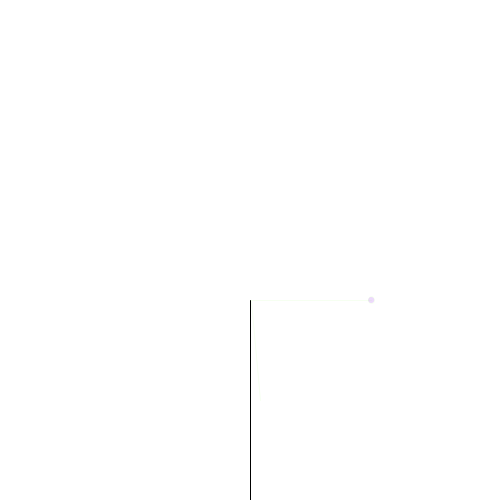
Frame 1 (no input)
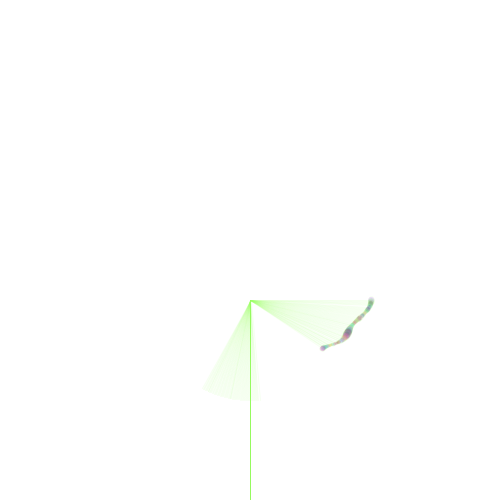
Frame 60 (the mouse pressed at the canvas centre just before this capture)
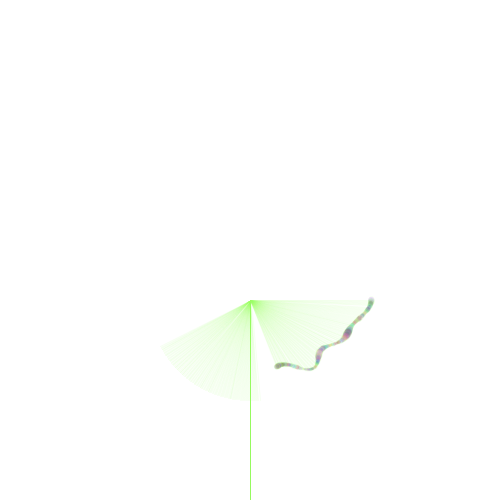
Frame 120 (the mouse held since frame 60 and released just before this capture)

The Processing sketch that drew these frames (run headless with seeded random() and noise(); from frame 60 on, the mouse is pressed at the canvas centre):

// Processing sketch: processing_2364
// ── processing_2364.pde


/*

Magali Jaume
spring
June, 2009
magali@magalijaume.com

*/

 float rot = 0;
  float rad = 100;
  float speed = 0.01;

  float seed = 0;
  float seed2 = 0;

  float circleSize = 10;


void setup(){
  
  size(500,500);
  background(255);
  smooth();
  
 
  
};


void draw(){
  
  
  rad = noise(seed) * 200;
  seed = seed + 0.006;
  circleSize = noise(seed2) * 10;
  seed2 = seed2 + 0.06;
 
  
  line(250,500, 250,300);
  
 
  translate(250,300);
  rotate(rot);
  stroke(150,250,100,23);
  line(0,0,rad,0);
  //stroke(204,255,255,30);
  line(1,1, 10,100);
  fill(random(0,255),random(0,255),random(0,255),50);
  ellipse(rad,0,circleSize,circleSize);
 
  

  
    rot = rot + speed;
 
 
  
  
  
  
  
};
  
  

  
  
